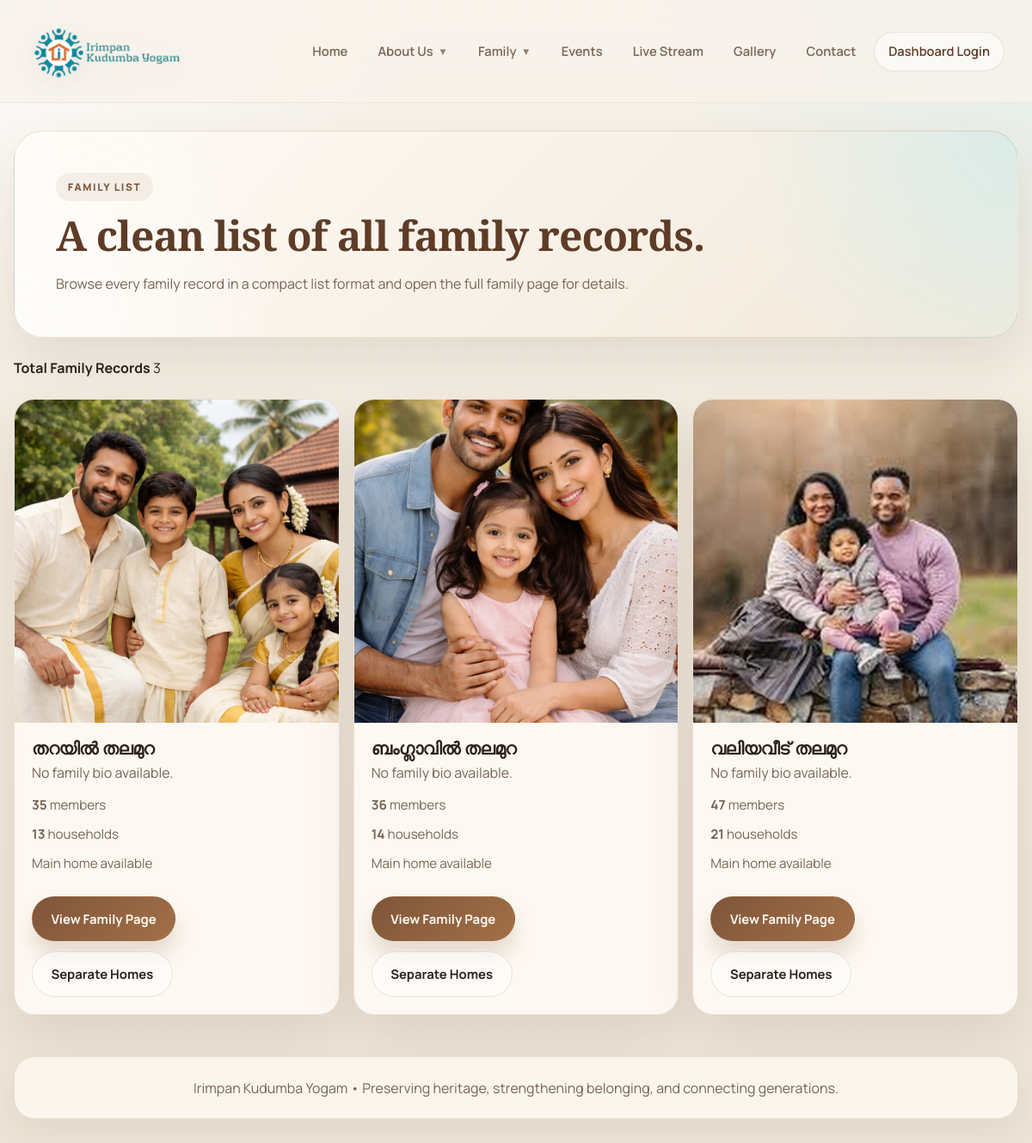
Page /family/list/ on the committed database.
### tree/models.py (models this page shows, shortened)
class Family(models.Model):
    name = models.CharField(max_length=160, unique=True)
    bio = models.TextField(blank=True)
    photo = models.ImageField(upload_to='family/', null=True, blank=True)
    is_active = models.BooleanField(default=True)
    created_at = models.DateTimeField(auto_now_add=True)
    updated_at = models.DateTimeField(auto_now=True)
    class Meta:
        ordering = ['name']

### tree/views.py (the view)
# urls.py: path('family/list/', views.family_list, name='family_list'),
def family_list(request):
    people = list(Person.objects.select_related('family').all())
    generation_map = _generation_map(people)
    _apply_generations(people, generation_map)
    households = _build_households(people)
    families = Family.objects.filter(is_active=True).order_by('name').prefetch_related(
        Prefetch('members', queryset=Person.objects.order_by('last_name', 'first_name'))
    )
    family_cards = []
    for family in families:
        family_households = [
            house for house in households
            if house['family_record'] and house['family_record'].pk == family.pk
        ]
        main_household = next((house for house in family_households if not house['is_separate_home']), None)
        separate_households = [house for house in family_households if house['is_separate_home']]
        family_cards.append({
            'family': family,
            'photo_url': family.photo.url if family.photo else None,
            'household_count': len(family_households),
            'member_count': family.members.count(),
            'main_household': main_household,
            'separate_households': separate_households,
        })
    return render(request, 'tree/family_list.html', {
        'family_cards': family_cards,
        'total_families': families.count(),
    })

### tree/context_processors.py (called while the page is built)
def navigation_context(request):
    return live_stream_context(request)

### tree/models.py (called while the page is built, shortened)
    @property
    def full_name(self):
        return f"{self.first_name} {self.last_name}".strip()

    @property
    def generation(self):
        return getattr(self, '_generation', 1)

    @property
    def youtube_video_id(self):
        url = (self.youtube_url or '').strip()
        if not url:
            return ''
        parsed = urlparse(url)
        host = (parsed.netloc or '').lower()
        if 'youtu.be' in host:
            return parsed.path.strip('/').split('/')[0]
        if 'youtube.com' in host:
            if parsed.path == '/watch':
                return parse_qs(parsed.query).get('v', [''])[0]
        return ''

    @property
    def embed_url(self):
        video_id = self.youtube_video_id
        if not video_id:
            return ''
        return f'https://www.youtube.com/embed/{video_id}?autoplay=1&rel=0'

    @classmethod
    def increment(cls, key='public-site'):
        counter, _ = cls.objects.get_or_create(key=key)
        cls.objects.filter(pk=counter.pk).update(total_visits=F('total_visits') + 1)

### tree/views.py (called while the page is built)
def _valid_live_streams():
    streams = []
    for stream in LiveStreamSettings.objects.order_by('-is_active', '-updated_at', '-id'):
        if not stream.embed_url:
            continue
        streams.append(stream)
    return streams

def live_stream_context(request):
    active_streams = [stream for stream in _valid_live_streams() if stream.is_active]
    return {
        'nav_live_streams': active_streams,
        'nav_live_stream': active_streams[0] if active_streams else None,
    }

def _generation_map(people):
    people = list(people)
    if not people:
        return {}
    parents = {
        person.pk: tuple(parent_id for parent_id in (person.father_id, person.mother_id) if parent_id)
        for person in people
    }
    memo = {}
    def get_depth(person_id):
        if person_id in memo:
            return memo[person_id]
        parent_ids = parents.get(person_id, ())
        if not parent_ids:
            memo[person_id] = 1
            return 1
        memo[person_id] = max(get_depth(parent_id) for parent_id in parent_ids) + 1
        return memo[person_id]
    return {person.pk: get_depth(person.pk) for person in people}

def _apply_generations(people, generation_map):
    for person in people:
        person._generation = generation_map.get(person.pk, 1)

### tree/templates/tree/family_list.html (shortened to what this page needs)
{% extends "tree/base.html" %}
{% block content %}
<div class="family-list-page">
  <section class="page-hero">
    <span class="eyebrow">Family List</span>
    <h1 class="section-title">A clean list of all family records.</h1>
    <p class="section-sub">Browse every family record in a compact list format and open the full family page for details.</p>
  </section>
  <section class="summary-card">
    <div class="record-meta-row">
      <strong>Total Family Records</strong>
      <span>{{ total_families }}</span>
    </div>
  </section>
  {% if family_cards %}
  <div class="family-list-grid">
    {% for card in family_cards %}
    <article class="family-card">
      {% if card.photo_url %}
      <img src="{{ card.photo_url }}" alt="{{ card.family.name }} photo" class="family-card-photo">
      {% endif %}
      <div class="family-card-body">
        <div>
          <h2 class="family-card-title">{{ card.family.name }}</h2>
          <p class="family-card-subtitle">{{ card.family.bio|default:"No family bio available." }}</p>
        </div>
        <div class="family-card-meta">
          <span><strong>{{ card.member_count }}</strong> member{% if card.member_count != 1 %}s{% endif %}</span>
          <span><strong>{{ card.household_count }}</strong> household{% if card.household_count != 1 %}s{% endif %}</span>
          {% if card.main_household %}
          <span>Main home available</span>
          {% else %}
          <span>No main home listed</span>
          {% endif %}
        </div>
        <div class="family-card-actions">
          <a href="{% url 'family_record_detail' card.family.pk %}" class="btn btn-primary">View Family Page</a>
          <a href="{% url 'separate_homes' %}" class="btn btn-secondary">Separate Homes</a>
        </div>
      </div>
    </article>
    {% endfor %}
  </div>
  {% else %}
  <article class="empty-gallery">
    <h3 style="color:var(--brand-strong);font-size:2rem;margin-bottom:0.4rem;">No families found</h3>
    <p>Create family records from the admin panel to populate this list.</p>
  </article>
  {% endif %}
</div>
{% endblock %}

### tree/templates/tree/base.html (style rules this page uses)
:root { --bg: #f3efe6; --surface: rgba(255, 252, 246, 0.86); --surface-soft: #f6f0e6; --border: rgba(112, 82, 44, 0.14); --line: rgba(112, 82, 44, 0.08); --brand: #7f5539; --brand-strong: #5e3c27; --brand-soft: #a27048; --accent: #0f766e; --text: #2b221b; --text-dim: #776455; --male: #2c6893; --female: #a05078; --danger: #8b3a3a; --radius: 24px; --radius-lg: 34px; --shadow: 0 24px 60px rgba(70, 43, 24, 0.10); --shadow-soft: 0 14px 34px rgba(70, 43, 24, 0.07); --container: 1240px; }
* { box-sizing: border-box; margin: 0; padding: 0; }
html { scroll-behavior: smooth; }
body { min-height: 100vh; background: radial-gradient(circle at top left, rgba(255, 255, 255, 0.75), transparent 26%), radial-gradient(circle at top right, rgba(218, 237, 234, 0.7), transparent 24%), linear-gradient(180deg, #f8f3eb 0%, #f2ebdf 42%, #ede4d6 100%); color: var(--text); font-family: 'Manrope', sans-serif; line-height: 1.65; position: relative; }
body::before { content: ""; position: fixed; inset: 0; pointer-events: none; background-image: linear-gradient(rgba(127, 85, 57, 0.03) 1px, transparent 1px), linear-gradient(90deg, rgba(127, 85, 57, 0.03) 1px, transparent 1px); background-size: 36px 36px; mask-image: linear-gradient(180deg, rgba(0,0,0,0.32), transparent 82%); }
a { color: inherit; }
img { max-width: 100%; }
h1, h2, h3, h4 { font-family: 'Cormorant Garamond', serif; font-weight: 600; line-height: 0.98; letter-spacing: -0.02em; }
p { color: var(--text-dim); }
.btn-link, .btn { display: inline-flex; align-items: center; justify-content: center; gap: 0.45rem; border-radius: 999px; text-decoration: none; font-weight: 700; border: 1px solid transparent; transition: transform 0.2s ease, box-shadow 0.2s ease, background 0.2s ease, color 0.2s ease; cursor: pointer; }
.btn { padding: 0.82rem 1.35rem; font-size: 0.93rem; min-height: 48px; }
.btn-primary { background: linear-gradient(135deg, var(--brand), var(--brand-soft)); color: #fff8f2 !important; box-shadow: 0 16px 26px rgba(127, 85, 57, 0.2); }
.btn-secondary { background: rgba(255, 255, 255, 0.55); color: var(--text); border-color: var(--border); }
:is( .card, .info-card, .surface-card, .stat-tile, .stat-card, .quick-card, .side-ad, .about-copy, .history-card, .source-card, .committee-wrap, .committee-year-card, .committee-card, .family-card, .house-block, .album-card, .contact-block, .contact-form-shell, .event-box, .event-card, .ad-section-card ) { position: relative; isolation: isolate; }
:is( .card, .info-card, .surface-card, .stat-tile, .stat-card, .quick-card, .side-ad, .about-copy, .history-card, .source-card, .committee-wrap, .committee-year-card, .committee-card, .family-card, .house-block, .album-card, .contact-block, .contact-form-shell, .event-box, .event-card, .ad-section-card )::before { content: ""; position: absolute; inset: 0; border-radius: inherit; pointer-events: none; background: linear-gradient(180deg, rgba(255,255,255,0.46), transparent 28%), radial-gradient(circle at top right, rgba(216, 236, 233, 0.28), transparent 24%); z-index: -1; }
:is( .stat-tile, .stat-card, .quick-card, .committee-card, .family-card, .album-card, .contact-block, .house-block ) { transition: transform 0.22s ease, box-shadow 0.22s ease, border-color 0.22s ease; }
:is( .stat-tile, .stat-card, .quick-card, .committee-card, .family-card, .album-card, .contact-block, .house-block ):hover { transform: translateY(-4px); box-shadow: 0 26px 50px rgba(70, 43, 24, 0.13); border-color: rgba(15, 118, 110, 0.16); }
.page-hero { position: relative; overflow: hidden; padding: clamp(1.7rem, 4vw, 3rem); background: radial-gradient(circle at top right, rgba(216, 236, 233, 0.9), transparent 28%), radial-gradient(circle at bottom left, rgba(255, 255, 255, 0.75), transparent 28%), linear-gradient(135deg, rgba(255, 251, 246, 0.9), rgba(241, 232, 218, 0.94)); border: 1px solid var(--border); border-radius: var(--radius-lg); box-shadow: var(--shadow); display: grid; gap: 1rem; }
.eyebrow { display: inline-flex; align-items: center; gap: 0.45rem; width: fit-content; padding: 0.42rem 0.86rem; border-radius: 999px; background: rgba(127, 85, 57, 0.08); color: var(--brand); font-size: 0.74rem; font-weight: 800; letter-spacing: 0.14em; text-transform: uppercase; }
.section-title { font-size: clamp(2rem, 4vw, 3.35rem); color: var(--brand-strong); margin-bottom: 0.25rem; }
.section-sub { max-width: 760px; color: var(--text-dim); font-size: 1rem; }

### rows in the picture
Family: shows a picture, family.name "തറയിൽ തലമുറ", family.bio "No family bio available.", member_count "35", household_count "13"
Family: shows a picture, family.name "ബംഗ്ലാവിൽ തലമുറ", family.bio "No family bio available.", member_count "36", household_count "14"
Family: shows a picture, family.name "വലിയവീട് തലമുറ", family.bio "No family bio available.", member_count "47", household_count "21"

### other values in the picture
{{ total_families }} "3"
